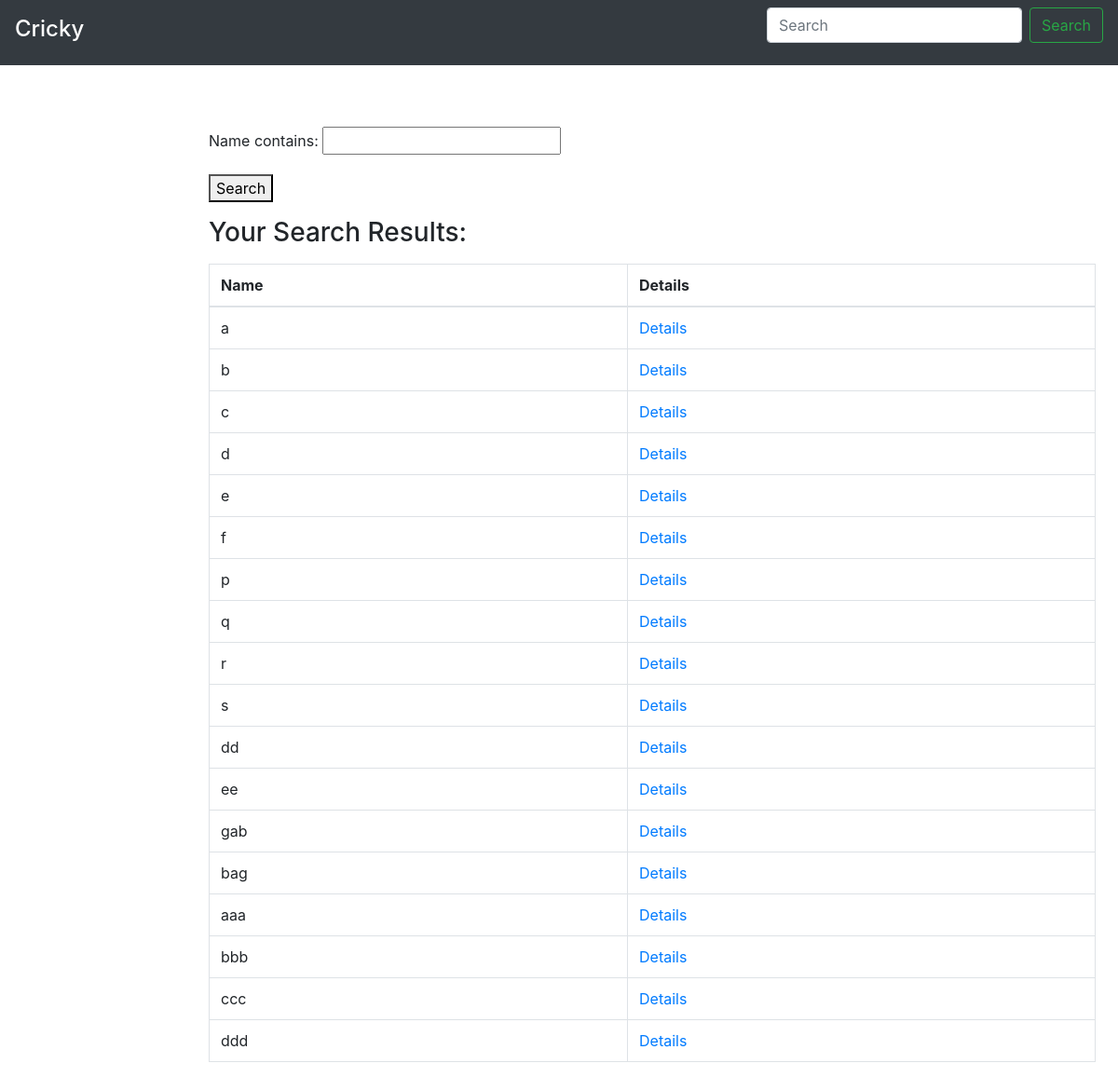
Page /search/teams/ on the committed database.
### tournament/models.py (models this page shows, shortened)
class Team(models.Model):
    name = models.CharField(max_length=20, unique=True)
    owner = models.CharField(max_length=20)
    logo = models.ImageField()
    tournament = models.ForeignKey(Tournament, on_delete=models.CASCADE, null=True, blank=True)
    players = models.ManyToManyField(Player)

### search/views.py (the view)
# urls.py: path('teams/', views.search_teams, name='search_teams'),
def search_teams(request):
    teams = Team.objects.all()
    teams_filter = TeamFilter(request.GET, queryset=teams)
    try:
        player = Player.objects.get(pk=request.user.id)
        context = {'P': player, 'filter': teams_filter}
    except Exception:
        try:
            o = Organizer.objects.get(pk=request.user.id)
            context = {'O': o, 'filter': teams_filter}
        except Exception:
            context = {'P': None, 'filter': teams_filter}
    return render(request, 'search/search_teams.html', context)

### search/templates/search/search_teams.html (shortened to what this page needs)
{% extends 'search/base.html' %}
{% block body %}
     <main role="main" class="col-md-9 ml-sm-auto col-lg-10 pt-3 px-4">
      <form method="get">
       {{ filter.form.as_p }}
        <button type="submit">Search</button>
      </form>
    <p><h3>Your Search Results:</h3></p>
      <table class="table table-bordered">
        <thead>
          <tr>
            <th>Name</th>
              <th>Details</th>
          </tr>
        </thead>
        <tbody>
          {% for team in filter.qs %}
            <tr>
              <td>{{ team.name }}</td>
              <td><a href="{% url 'search:teams_details' team.id %}">Details</a></td>
            </tr>
          {% empty %}
            <tr>
              <td colspan="5">No data</td>
            </tr>
          {% endfor %}
        </tbody>
      </table>
      </main>
{% endblock %}

### rows in the picture
Team: name "a"
Team: name "b"
Team: name "c"
Team: name "d"
Team: name "e"
Team: name "f"
Team: name "p"
Team: name "q"
Team: name "r"
Team: name "s"
Team: name "dd"
Team: name "ee"
Team: name "gab"
Team: name "bag"
Team: name "aaa"
Team: name "bbb"
Team: name "ccc"
Team: name "ddd"
